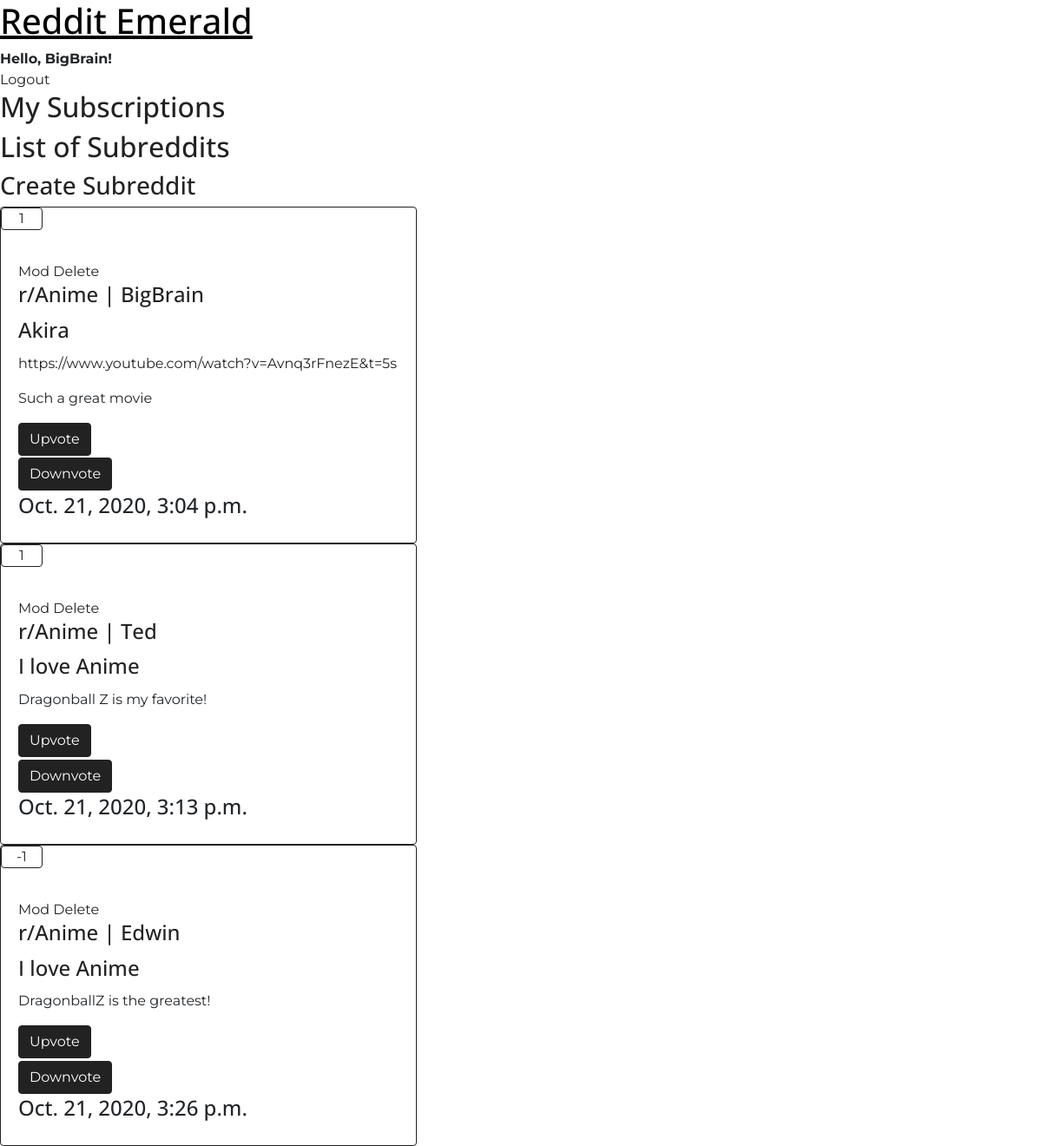
The app's page / (signed in) with its own data.
### User/models.py (models this page shows)
class RedditUser(AbstractUser):
    DisplayName = models.CharField(max_length=25, default='self', verbose_name='Name')
    subscriptions = models.ManyToManyField(
        Subreddit,
        related_name='subscriptions',
        blank=True
        )
    subreddits_moderated = models.ManyToManyField(
        Subreddit,
        related_name='subreddits_moderated',
        blank=True
    )

### Post/models.py (models this page shows, shortened)
class RedditPost(models.Model):
    title = models.CharField(max_length=80)
    content = models.TextField(null=True, blank=True)
    url = models.URLField(null=True, blank=True, verbose_name='Optional content url')
    user_posted = models.ForeignKey(
        RedditUser,
        on_delete=models.CASCADE,
        related_name='post_user'
        )
    subreddit_parent = models.ForeignKey(
        Subreddit,
        on_delete=models.CASCADE,
        related_name='subreddit_parent',
        null=True,
        blank=True,
        verbose_name="Under Subreddit"
    )
    votes = models.IntegerField(default=0)
    users_voted = models.ManyToManyField(
        RedditUser,
        blank=True,
        related_name='user_voted'
    )
    dt_time = models.DateTimeField(auto_now_add=True)

### Main/models.py (models this page shows, shortened)
class Subreddit(models.Model):
    name = models.CharField(max_length=80, unique=True)
    def __str__(self):
        return self.name

### Main/views.py (the view)
# urls.py: path('', IndexView.as_view(), name="homepage"),
class IndexView(View):
    def get(self, request):
        if not request.user.is_authenticated:
            return HttpResponseRedirect('/r/all/')
        user_subscriptions = request.user.subscriptions.all()
        user_subs = RedditPost.objects.filter(subreddit_parent__in=user_subscriptions)
        return render(request, "index.html", {"posts": user_subs})

### Main/templates/index.html (shortened to what this page needs)
{% load static %}
<link rel="stylesheet" type="text/css" href="{% static 'Main/style.css' %}">
<h1><a href="/r/all/"> Reddit Emerald </a></h1>
<div>
{% if user.is_authenticated %}
    <b>Hello, {{ user }}!</b>
    <br>
    <a href="/accounts/logout/">Logout</a>
    <h2><a href="/">My Subscriptions</a></h2>
{% else %}
    <a href="/accounts/login/">Login</a>
{% endif %}
</div>
<h2><a href="/AllSubreddits/">List of Subreddits</a></h2>
<h3><a href="/AddSubreddit/">Create Subreddit</a></h3>
{% for p in posts %}
<div class="card border-primary">
    <p class="card header border-primary" id="vote-score">{{ p.votes }}</p>
<div class="card-body d-flex flex-column align-items-start">
    {% if p.subreddit_parent in request.user.subreddits_moderated.all %}
        <a href="/delete/post/{{ p.id }}/"> Mod Delete</a>
    {% endif %}
    <h4 class="card-title text-primary"><a href="/r/{{ p.subreddit_parent }}/"> r/{{ p.subreddit_parent }} </a>
        | <a href="/u/{{ p.user_posted }}/"> {{ p.user_posted }} </a>
    </h4>
    <h4 class="card-title text-primary"><a href="/post/{{ p.id }}/"> {{ p.title }}</a></h4>
    {% if p.url %}
    <p class="card-text"><a href={{p.url}}>{{ p.url }}</a></p>
    {% endif %}
	<p class="card-text">{{ p.content }}</p>
	<a href="/upvote/post/{{ p.id }}/" class="btn btn-primary mt-auto">Upvote</a>
    <br>
    <a href="/downvote/post/{{ p.id }}/" class="btn btn-primary mt-auto">Downvote</a>
    <br>
    <h4>{{p.dt_time}}</h4>
</div>
</div>
{% endfor %}

### records on screen
RedditUser: username "BigBrain"
RedditPost: votes "1", subreddit_parent "Anime", user_posted "BigBrain", title "Akira", url "https://www.youtube.com/watch?v=Avnq3rFnezE&t=5s", content "Such a great movie", dt_time "Oct. 21, 2020, 3:04 p.m."
RedditPost: votes "1", subreddit_parent "Anime", user_posted "Ted", title "I love Anime", content "Dragonball Z is my favorite!", dt_time "Oct. 21, 2020, 3:13 p.m."
RedditPost: votes "-1", subreddit_parent "Anime", user_posted "Edwin", title "I love Anime", content "DragonballZ is the greatest!", dt_time "Oct. 21, 2020, 3:26 p.m."
